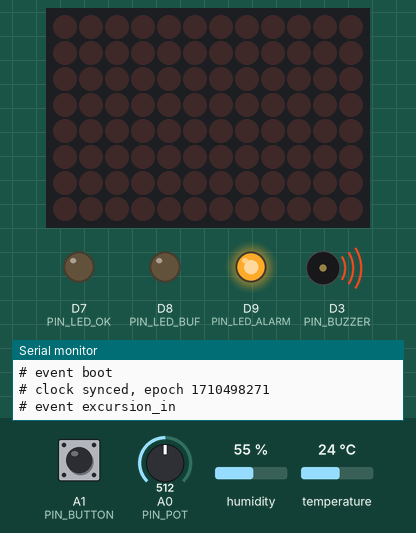
Recording of a sketch running on a simulated Arduino Uno R4 WiFi. Shown: 12×8 LED matrix, output pins drawn as LEDs (lit = HIGH), buzzer (waves = sounding), the last lines printed to the serial monitor. Inputs (shaded band) come from the test bench; at power-on: temperature 24 °C, A1 (PIN_BUTTON) HIGH, A0 (PIN_POT) = 512, humidity 55 %. WiFi joins after 1.5 s; servers stay silent unless stated; the local clock reads 2024-03-15 10:24:30 at power-on unless the sketch sets it; EEPROM starts erased; no MQTT or app messages arrive unless stated.

Above: at 3.0 s.
3.1 s: temperature set to 19 °C
7.2 s: temperature set to 16 °C
At 10.9 s:
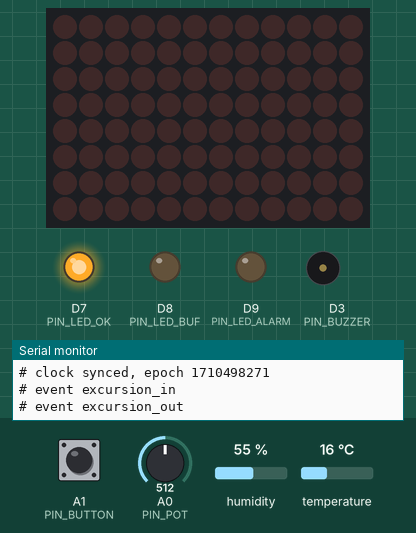
11.6 s: temperature set to 28 °C
At 14.4 s:
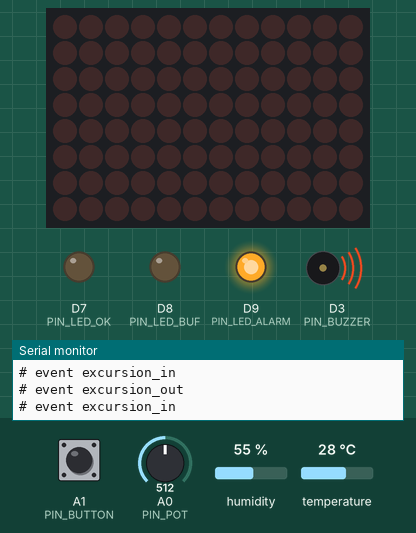
15.5 s: A1 (PIN_BUTTON) pulled LOW for 0.15 s
At 16.9 s:
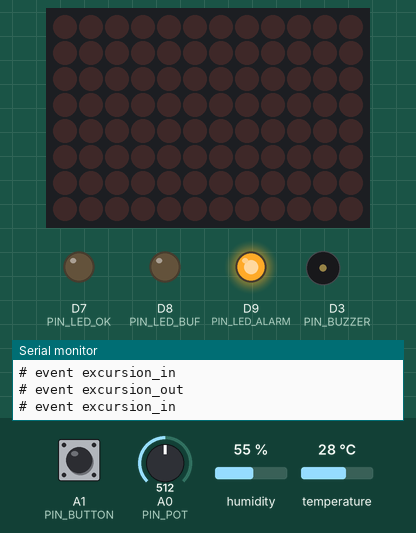
17.2 s: temperature set to 12 °C
At 18.6 s:
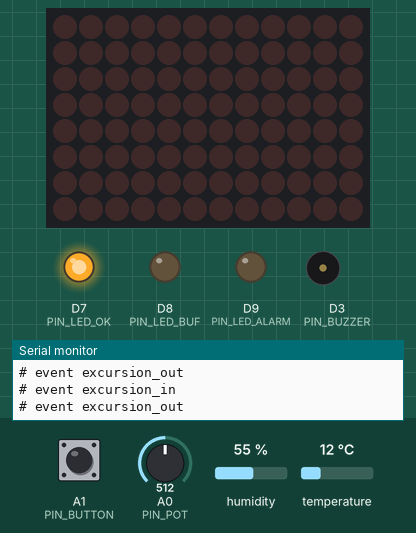
Timing chart, 0 to 20.2 s (numbered marks = the images above; inputs shaded):
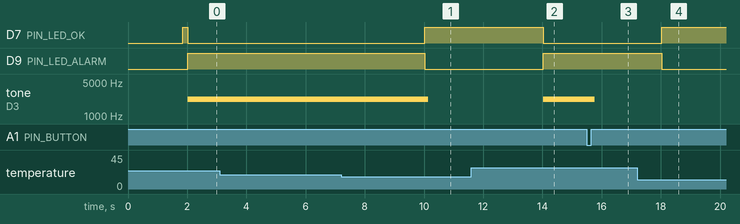

Measured:
- the behaviour switches between 18 and 17 °C on temperature (found by bisection; images 0 and 1)
- after the input at 3.1 s, every drawn part: stays the same
- after the input at 7.2 s, D7 (PIN_LED_OK): LOW → HIGH after 2.8 s; D9 (PIN_LED_ALARM): HIGH → LOW after 2.8 s; tone on D3 (PIN_BUZZER): 2200 Hz → silent after 2.9 s
- after the input at 11.6 s, D7 (PIN_LED_OK): HIGH → LOW after 2.4 s; D9 (PIN_LED_ALARM): LOW → HIGH after 2.4 s; tone on D3 (PIN_BUZZER): silent → 2200 Hz after 2.4 s
- after the input at 15.5 s, tone on D3 (PIN_BUZZER): 2200 Hz → silent after 0.27 s
- after the input at 17.2 s, D7 (PIN_LED_OK): LOW → HIGH after 0.83 s; D9 (PIN_LED_ALARM): HIGH → LOW after 0.83 s

The sketch:

node.ino
```cpp
/* ============================================================
 *  COLD CHAIN NODE — Arduino Uno R4 WiFi
 *
 *  Samples temperature on a fixed cadence, writes every reading to data
 *  flash BEFORE trying to publish it, and only advances its "delivered"
 *  pointer once the broker has acknowledged. The record therefore survives
 *  a dropped connection, a reboot, and a power cut.
 *
 *  What this firmware does NOT do, on purpose:
 *  WiFi, TCP and MQTT already provide checksums, acknowledgement and
 *  retransmission. None of that survives a disconnection or a reboot, and
 *  none of it proves anything was stored. So the only reliability logic
 *  here is the part TCP cannot give us — sequence numbers, non-volatile
 *  buffering and ordered replay. Everything else is left to the stack.
 *
 *  Storage layout in the 8 KB data flash (see docs/topics.md):
 *      0   .. 31    header copy A
 *      32  .. 63    header copy B          (alternating, for atomicity)
 *      64  .. end   ring of BUFFER_SLOTS records, 10 bytes each
 *
 *  No String objects anywhere: they allocate on the heap and fragment it.
 *  Fixed char buffers only, literals in F().
 * ============================================================ */
#include <WiFiS3.h>
#include <ArduinoMqttClient.h>
#include <EEPROM.h>
#include <RTC.h>
#include <DHT.h>
#include "Arduino_LED_Matrix.h"
#include "config.h"

/* ---------- storage types ---------- */
struct Record {               // 10 bytes, packed by hand to keep the maths obvious
  uint16_t seq;
  uint32_t ts;
  int16_t  t_centi;           // temperature x100, so 4.21 C -> 421
  uint8_t  rh;                // 0..100, or 255 when the sensor has no humidity
  uint8_t  flags;             // bit0 excursion, bit1 replayed
};
#define FLAG_EXCURSION 0x01
#define FLAG_REPLAYED  0x02

struct Header {
  uint32_t magic;             // 'C''C''0''1'
  uint32_t writeCount;        // the higher of the two valid copies wins
  char     sid[8];            // shipment id, e.g. "S0007"
  uint16_t nextSeq;           // sequence to give the next reading
  uint16_t head;              // ring slot the next record goes into
  uint16_t ackedSeq;          // highest seq the broker has acknowledged, +1
  uint16_t bootCount;
  uint32_t crc;               // over everything above
};

#define HDR_MAGIC    0x43433031UL
#define HDR_A_ADDR   0
#define HDR_B_ADDR   32
#define RING_ADDR    64
#define REC_SIZE     10

/* ---------- globals ---------- */
Header       hdr;
bool         hdrSlotB = false;        // which copy was written last
WiFiClient   net;
MqttClient   mqtt(net);
DHT          dht(PIN_DHT, DHT_TYPE);
ArduinoLEDMatrix matrix;

unsigned long lastSampleMs = 0;
unsigned long lastSensorMs = 0;
unsigned long lastDrainMs  = 0;
float    lastTemp = NAN;
int      lastRh   = -1;
bool     inExcursion = false;
bool     alarmMuted  = false;
bool     linkUp      = false;

char topicStatus[64], topicShipment[64], topicReading[64], topicEvent[64];
char buf[192];                         // every payload is built in here

/* ============================================================
 *  small helpers
 * ============================================================ */
static uint32_t crc32(const uint8_t *p, size_t n) {
  uint32_t c = 0xFFFFFFFFUL;
  while (n--) {
    c ^= *p++;
    for (uint8_t k = 0; k < 8; k++) c = (c >> 1) ^ (0xEDB88320UL & (-(int32_t)(c & 1)));
  }
  return ~c;
}

static uint32_t nowEpoch() {
  RTCTime t;
  RTC.getTime(t);
  return t.getUnixTime();
}

static uint16_t ringCount() {           // records written but not yet acknowledged
  return hdr.nextSeq - hdr.ackedSeq;
}

/* ============================================================
 *  header: two alternating copies so a power cut mid-write
 *  always leaves one intact and readable
 * ============================================================ */
static bool headerValid(const Header &h) {
  if (h.magic != HDR_MAGIC) return false;
  Header tmp = h; tmp.crc = 0;
  return crc32((const uint8_t *)&tmp, sizeof(tmp) - sizeof(uint32_t)) == h.crc;
}

static void headerSave() {
  hdr.writeCount++;
  hdr.crc = 0;
  Header tmp = hdr;
  hdr.crc = crc32((const uint8_t *)&tmp, sizeof(tmp) - sizeof(uint32_t));
  hdrSlotB = !hdrSlotB;                 // alternate, never overwrite the good one
  EEPROM.put(hdrSlotB ? HDR_B_ADDR : HDR_A_ADDR, hdr);
}

static void headerLoad() {
  Header a, b;
  EEPROM.get(HDR_A_ADDR, a);
  EEPROM.get(HDR_B_ADDR, b);
  bool va = headerValid(a), vb = headerValid(b);

  if (va && vb)      { hdr = (a.writeCount >= b.writeCount) ? a : b; hdrSlotB = !(a.writeCount >= b.writeCount); }
  else if (va)       { hdr = a; hdrSlotB = false; }
  else if (vb)       { hdr = b; hdrSlotB = true;  }
  else {                                        // first boot, or flash wiped
    memset(&hdr, 0, sizeof(hdr));
    hdr.magic = HDR_MAGIC;
    strcpy(hdr.sid, "S0000");
    Serial.println(F("# flash empty, starting a fresh header"));
  }
  hdr.bootCount++;
  headerSave();
}

/* ============================================================
 *  ring buffer in data flash
 *  A record is written the moment it is sampled. Publishing only moves
 *  ackedSeq forward — the data itself is never held in RAM alone.
 * ============================================================ */
static void ringWrite(const Record &r) {
  EEPROM.put(RING_ADDR + (uint32_t)hdr.head * REC_SIZE, r);
  hdr.head = (hdr.head + 1) % BUFFER_SLOTS;
}

static bool ringRead(uint16_t seq, Record &r) {
  if (seq < hdr.ackedSeq || seq >= hdr.nextSeq) return false;
  uint16_t behind = hdr.nextSeq - seq;                 // how far back from head
  if (behind > BUFFER_SLOTS) return false;             // overwritten, genuinely lost
  uint16_t slot = (hdr.head + BUFFER_SLOTS - behind) % BUFFER_SLOTS;
  EEPROM.get(RING_ADDR + (uint32_t)slot * REC_SIZE, r);
  return r.seq == seq;
}

/* ============================================================
 *  sensing
 * ============================================================ */
static void readSensor() {
  if (millis() - lastSensorMs < DHT_MIN_PERIOD_MS) return;
  lastSensorMs = millis();
  float t = dht.readTemperature();
  float h = dht.readHumidity();
  if (!isnan(t)) lastTemp = t;
  if (!isnan(h)) lastRh = (int)(h + 0.5f);
}

static float bandMax() {                // the pot sets the upper edge of the band
  int raw = analogRead(PIN_POT);        // R4 ADC is 14-bit capable; default is 10
  return TEMP_MAX_MIN_C + (TEMP_MAX_MAX_C - TEMP_MAX_MIN_C) * (raw / 1023.0f);
}

#if USE_LID_SENSOR
static bool lidOpen() {
  digitalWrite(PIN_US_TRIG, LOW);  delayMicroseconds(2);
  digitalWrite(PIN_US_TRIG, HIGH); delayMicroseconds(10);
  digitalWrite(PIN_US_TRIG, LOW);
  unsigned long d = pulseIn(PIN_US_ECHO, HIGH, 30000UL);   // timeout, never block
  if (d == 0) return false;
  return (d / 58.0) > LID_OPEN_CM;
}
#endif

/* ============================================================
 *  publishing
 * ============================================================ */
static bool publish(const char *topic, const char *payload, bool retain) {
  if (!mqtt.connected()) return false;
  mqtt.beginMessage(topic, retain, 1);   // QoS 1: at-least-once, we dedup on seq
  mqtt.print(payload);
  return mqtt.endMessage() == 1;
}

static void publishEvent(const char *what, float v) {
  char vs[12];
  if (isnan(v)) strcpy(vs, "null"); else dtostrf(v, 1, 2, vs);
  snprintf(buf, sizeof(buf),
           "{\"sid\":\"%s\",\"seq\":%u,\"ts\":%lu,\"e\":\"%s\",\"v\":%s}",
           hdr.sid, (unsigned)hdr.nextSeq, (unsigned long)nowEpoch(), what, vs);
  publish(topicEvent, buf, false);
  Serial.print(F("# event ")); Serial.println(what);
}

static void publishShipment() {
  char lo[8], hi[8];
  dtostrf(TEMP_MIN_C, 1, 1, lo);
  dtostrf(bandMax(),  1, 1, hi);
  snprintf(buf, sizeof(buf),
           "{\"sid\":\"%s\",\"ts\":%lu,\"tmin\":%s,\"tmax\":%s,\"period\":%d}",
           hdr.sid, (unsigned long)nowEpoch(), lo, hi, SAMPLE_PERIOD_S);
  publish(topicShipment, buf, true);
}

// Builds the JSON for one stored record and sends it. Returns true on ACK.
static bool publishRecord(const Record &r, bool replayed) {
  char ts[10], hs[8];
  dtostrf(r.t_centi / 100.0f, 1, 2, ts);
  if (r.rh == 255) strcpy(hs, "-1"); else snprintf(hs, sizeof(hs), "%u", r.rh);
  char flags[4] = "";
  if (replayed || (r.flags & FLAG_REPLAYED))  strcat(flags, "B");
  if (r.flags & FLAG_EXCURSION)               strcat(flags, "X");
  snprintf(buf, sizeof(buf),
           "{\"sid\":\"%s\",\"seq\":%u,\"ts\":%lu,\"t\":%s,\"h\":%s,\"f\":\"%s\"}",
           hdr.sid, (unsigned)r.seq, (unsigned long)r.ts, ts, hs, flags);
  return publish(topicReading, buf, false);
}

/* Sends everything between ackedSeq and nextSeq, in order, stopping at the
   first failure so the record is never published out of order. */
static void drainBacklog() {
  uint8_t sent = 0;
  while (hdr.ackedSeq < hdr.nextSeq && sent < 20) {     // bounded, to keep the loop responsive
    Record r;
    if (!ringRead(hdr.ackedSeq, r)) {
      // the slot was overwritten: the record is genuinely gone. Say so loudly —
      // a hole the service can see is far better than a silent skip.
      publishEvent("buffer_overrun", (float)hdr.ackedSeq);
      Serial.print(F("# !! record lost, seq ")); Serial.println(hdr.ackedSeq);
      hdr.ackedSeq++;
      headerSave();
      continue;
    }
    bool replayed = (hdr.nextSeq - hdr.ackedSeq) > 1;   // not the one just sampled
    if (!publishRecord(r, replayed)) break;             // keep it for the next pass
    hdr.ackedSeq++;
    sent++;
  }
  if (sent) headerSave();
}

/* ============================================================
 *  connectivity
 * ============================================================ */
static bool connectAll() {
  if (WiFi.status() != WL_CONNECTED) {
    Serial.print(F("# wifi..."));
    WiFi.begin(WIFI_SSID, WIFI_PASS);
    unsigned long t0 = millis();
    while (WiFi.status() != WL_CONNECTED && millis() - t0 < 10000) delay(250);
    if (WiFi.status() != WL_CONNECTED) { Serial.println(F(" failed")); return false; }
    Serial.println(F(" ok"));
  }

  if (!mqtt.connected()) {
    mqtt.setId(DEVICE_ID);
    mqtt.setKeepAliveInterval(MQTT_KEEPALIVE * 1000L);
    // The will is lodged BEFORE connecting: if the node dies, the broker says so.
    mqtt.beginWill(topicStatus, strlen("offline"), true, 1);
    mqtt.print("offline");
    mqtt.endWill();
    if (!mqtt.connect(BROKER_HOST, BROKER_PORT)) {
      Serial.print(F("# mqtt failed, err ")); Serial.println(mqtt.connectError());
      return false;
    }
    publish(topicStatus, "online", true);
    publishShipment();
    Serial.println(F("# mqtt connected"));
  }
  return true;
}

/* Clock: the millisecond counter restarts at zero on every boot, so a
   timestamp can only come from the RTC, resynchronised from the network. */
static void syncClock() {
  unsigned long epoch = WiFi.getTime();
  if (epoch > 1600000000UL) {            // sanity: after 2020
    RTCTime t(epoch);
    RTC.setTime(t);
    Serial.print(F("# clock synced, epoch ")); Serial.println(epoch);
  } else {
    Serial.println(F("# !! clock NOT synced - timestamps are unreliable"));
  }
}

/* ============================================================
 *  local interface
 * ============================================================ */
static void updateIndicators() {
  uint16_t pending = ringCount();
  digitalWrite(PIN_LED_OK,    linkUp && !inExcursion);
  digitalWrite(PIN_LED_BUF,   pending > 1);
  digitalWrite(PIN_LED_ALARM, inExcursion || pending > (BUFFER_SLOTS * 9 / 10));

  // the 12x8 matrix fills up as the backlog grows: the record strip, live
  uint8_t frame[8][12] = {0};
  uint16_t lit = (uint32_t)pending * 96 / BUFFER_SLOTS;
  for (uint16_t i = 0; i < lit && i < 96; i++) frame[i / 12][i % 12] = 1;
  matrix.renderBitmap(frame, 8, 12);
}

static void startShipment() {
  static uint16_t n = 1;
  snprintf(hdr.sid, sizeof(hdr.sid), "S%04u", n++);
  hdr.nextSeq = 0; hdr.ackedSeq = 0; hdr.head = 0;
  headerSave();
  publishShipment();
  publishEvent("shipment_start", NAN);
  Serial.print(F("# shipment ")); Serial.println(hdr.sid);
}

/* ============================================================
 *  setup / loop
 * ============================================================ */
void setup() {
  pinMode(PIN_BUTTON, INPUT_PULLUP);
  pinMode(PIN_LED_OK, OUTPUT); pinMode(PIN_LED_BUF, OUTPUT); pinMode(PIN_LED_ALARM, OUTPUT);
  pinMode(PIN_BUZZER, OUTPUT);
#if USE_LID_SENSOR
  pinMode(PIN_US_TRIG, OUTPUT); pinMode(PIN_US_ECHO, INPUT);
#endif

  Serial.begin(115200);
  delay(300);
  matrix.begin();
  dht.begin();
  RTC.begin();

  snprintf(topicStatus,   sizeof(topicStatus),   TOPIC_ROOT "/status");
  snprintf(topicShipment, sizeof(topicShipment), TOPIC_ROOT "/shipment");
  snprintf(topicReading,  sizeof(topicReading),  TOPIC_ROOT "/reading");
  snprintf(topicEvent,    sizeof(topicEvent),    TOPIC_ROOT "/event");

  headerLoad();
  Serial.print(F("# boot #"));      Serial.print(hdr.bootCount);
  Serial.print(F("  shipment "));   Serial.print(hdr.sid);
  Serial.print(F("  pending "));    Serial.println(ringCount());

  linkUp = connectAll();
  if (linkUp) { syncClock(); publishEvent("boot", (float)hdr.bootCount); }
}

void loop() {
  mqtt.poll();                                   // keeps the session and the will alive
  readSensor();

  /* --- button: short press mutes the alarm, long press starts a shipment --- */
  static unsigned long pressedAt = 0;
  if (digitalRead(PIN_BUTTON) == LOW) {
    if (!pressedAt) pressedAt = millis();
  } else if (pressedAt) {
    if (millis() - pressedAt > 1500) startShipment();
    else                             alarmMuted = true;
    pressedAt = 0;
  }

  /* --- sample on the cadence, store first, publish second --- */
  unsigned long periodMs = (DEMO_PERIOD_S ? DEMO_PERIOD_S : SAMPLE_PERIOD_S) * 1000UL;
  if (millis() - lastSampleMs >= periodMs) {
    lastSampleMs = millis();

    if (!isnan(lastTemp)) {
      bool out = (lastTemp < TEMP_MIN_C) || (lastTemp > bandMax());

      Record r;
      r.seq     = hdr.nextSeq;
      r.ts      = nowEpoch();
      r.t_centi = (int16_t)lroundf(lastTemp * 100.0f);
      r.rh      = (lastRh < 0) ? 255 : (uint8_t)lastRh;
      r.flags   = out ? FLAG_EXCURSION : 0;

      ringWrite(r);                 // non-volatile BEFORE any attempt to publish
      hdr.nextSeq++;
      headerSave();

      if (out != inExcursion) {
        inExcursion = out;
        alarmMuted = false;
        publishEvent(out ? "excursion_in" : "excursion_out", lastTemp);
      }
#if USE_LID_SENSOR
      static bool lastLid = false;
      bool lid = lidOpen();
      if (lid && !lastLid) publishEvent("lid_open", NAN);
      lastLid = lid;
#endif
    }
  }

  /* --- keep the link up and drain whatever is pending --- */
  if (millis() - lastDrainMs > 500) {
    lastDrainMs = millis();
    linkUp = connectAll();
    if (linkUp) {
      static uint16_t lastBoot = 0;
      if (lastBoot != hdr.bootCount) { syncClock(); lastBoot = hdr.bootCount; }
      drainBacklog();
    }
  }

#if BUZZER_ON_EXCURSION
  if (inExcursion && !alarmMuted) { tone(PIN_BUZZER, 2200, 120); }
#endif
  updateIndicators();
}
```

config.h
```cpp
#pragma once
/* ============================================================
 *  Everything the team needs to change lives in this file.
 *  node.ino should not contain a single tunable constant.
 * ============================================================ */

/* ---- identity ------------------------------------------- */
#define DEVICE_ID      "node1"
#define TOPIC_ROOT     "coldchain/" DEVICE_ID

/* ---- network -------------------------------------------- */
// A phone hotspot is the fallback if the campus network refuses the board.
#define WIFI_SSID      "CHANGE_ME"
#define WIFI_PASS      "CHANGE_ME"
#define BROKER_HOST    "192.168.1.10"     // the laptop running mosquitto
#define BROKER_PORT    1883
#define MQTT_KEEPALIVE 10                 // seconds; the broker declares the
                                          // node dead after 1.5x this, so the
                                          // Last Will surfaces in about 15 s

/* ---- recording ------------------------------------------ */
#define SAMPLE_PERIOD_S   60              // one reading per minute
#define BUFFER_SLOTS     700              // 700 x 10 B = 7000 B of data flash
                                          // 700 slots x 60 s = ~11.6 h offline
#define TEMP_MIN_C       2.0f             // lower edge of the accepted band
#define TEMP_MAX_MIN_C   4.0f             // pot fully left
#define TEMP_MAX_MAX_C  30.0f             // pot fully right (so the room itself
                                          // can be made an excursion, for the demo)

/* ---- sensor --------------------------------------------- */
// The kit's module is a DHT. Set the right one: DHT11 reads +-2 C, DHT22 +-0.5 C.
// If a DS18B20 probe is bought instead, replace readSensor() in node.ino —
// the rest of the firmware does not care where the number comes from.
#define DHT_TYPE       DHT11              // or DHT22
#define DHT_MIN_PERIOD_MS 2000            // a DHT11 needs >= 1 s between reads

/* ---- pins ----------------------------------------------- */
#define PIN_DHT         6
#define PIN_US_TRIG     4                 // lid detection (stretch goal)
#define PIN_US_ECHO     5
#define PIN_POT        A0
#define PIN_BUTTON     A1
#define PIN_LED_OK      7                 // green  - in band, synchronised
#define PIN_LED_BUF     8                 // yellow - offline, buffering
#define PIN_LED_ALARM   9                 // red    - excursion, or buffer full
#define PIN_BUZZER      3

/* ---- features ------------------------------------------- */
#define USE_LID_SENSOR   0                // 1 once the ultrasonic is wired
#define LID_OPEN_CM     15                // beyond this distance the lid is open
#define BUZZER_ON_EXCURSION 1

/* ---- demo ----------------------------------------------- */
// Shortens the sampling period so a demo does not take an hour.
// Set to 0 for a real run.
#define DEMO_PERIOD_S    2
```
